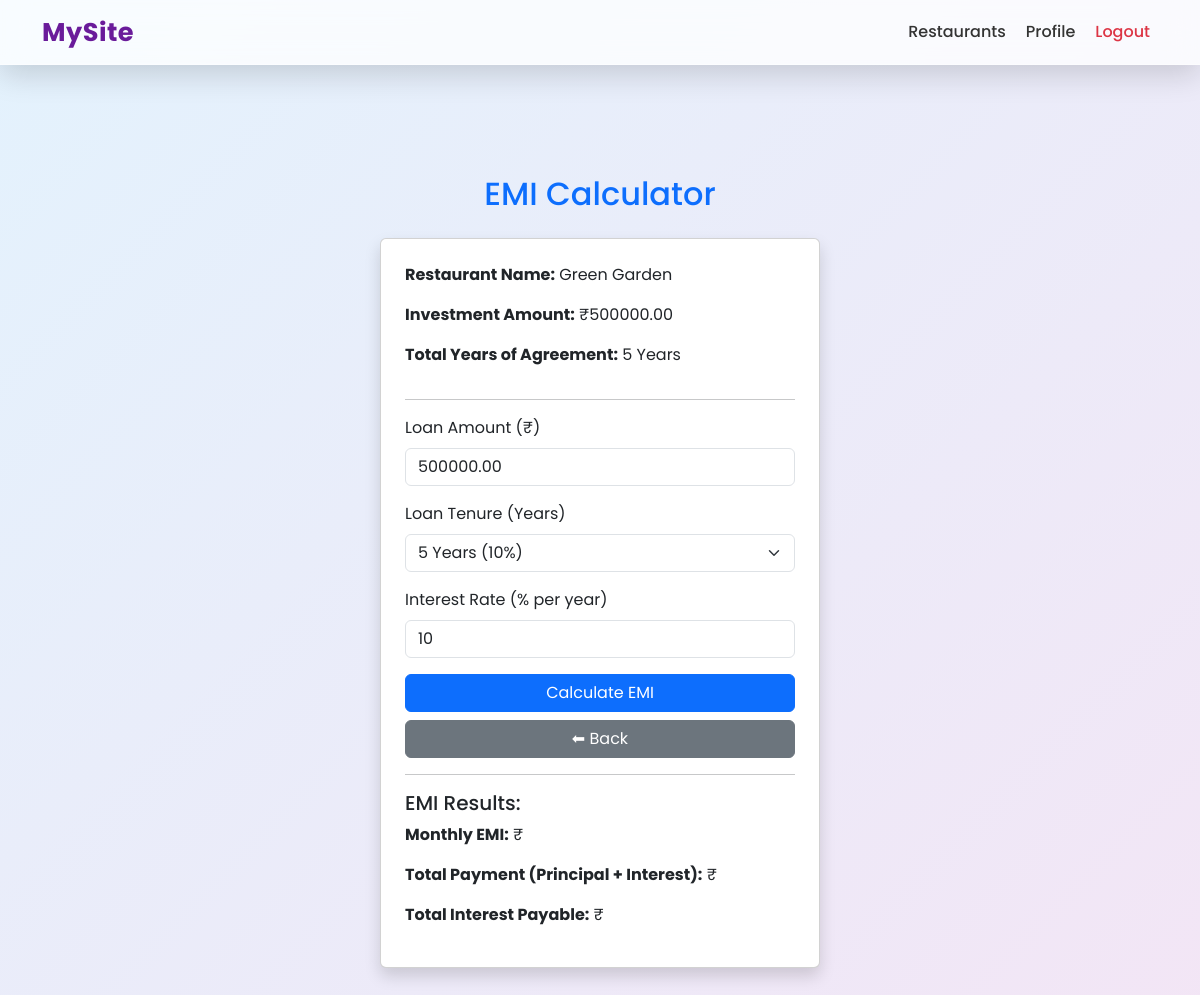
Page /emi/1/ (signed in) on the committed database.
### venderapp/models.py (models this page shows, shortened)
class Franchise(models.Model):
    vender = models.ForeignKey(
        Multivendors,
        on_delete=models.CASCADE,
        related_name='franchises'
    )
    total_investment = models.DecimalField(max_digits=10, decimal_places=2)
    total_year_of_agreement = models.IntegerField()
    profit_share = models.IntegerField()
    description = models.TextField(null=True, blank=True)

class Multivendors(models.Model):
    user = models.OneToOneField(User, on_delete=models.CASCADE)
    restaurant_name = models.CharField(max_length=20)
    address = models.TextField()
    city = models.CharField(max_length=50)
    state = models.CharField(max_length=50)
    zip_code = models.CharField(max_length=10)
    restaurant_lic = models.ImageField(upload_to="licence_pic/", blank=True, null=True)
    restaurant_img = models.ImageField(upload_to="restaurant_pic/", blank=True, null=True)
    user_type = models.CharField(max_length=100, default='vendor', editable=False)
    is_approved = models.BooleanField(default=False)
    franchise = models.BooleanField(default=False)

### venderapp/views.py (the view)
# urls.py: path('emi/<int:franchise_id>/', views.emi_cal, name='emi_cal'),  # Calculate EMI for a franchise
@login_required(login_url="login")
def emi_cal(request, franchise_id):
    franchise = get_object_or_404(Franchise, id=franchise_id)
    result = None
    error = None
    interest_rates = {1: 13, 2: 11, 5: 10, 7: 9, 10: 8}
    allowed_tenures = interest_rates.keys()
    if request.method == 'POST':
        try:
            loan_amount = float(request.POST.get('loan_amount', franchise.total_investment))
            loan_tenure = int(request.POST.get('loan_tenure', franchise.total_year_of_agreement))
            if loan_amount <= 0 or loan_amount > franchise.total_investment:
                error = f"Loan amount must be greater than 0 and less than or equal to ₹{franchise.total_investment}."
            elif loan_tenure not in allowed_tenures:
                error = f"Loan tenure must be one of the following: {', '.join(map(str, allowed_tenures))} years."
            else:
                interest_rate = interest_rates[loan_tenure]
                P = loan_amount
                annual_rate = interest_rate
                R = annual_rate / 12 / 100
                N = loan_tenure * 12
                if R == 0:
                    emi = P / N
                else:
                    numerator = P * R * (1 + R) ** N
                    denominator = (1 + R) ** N - 1
                    emi = numerator / denominator
                total_payment = emi * N
                total_interest = total_payment - P
                result = {
                    'emi': round(emi, 2),
                    'total_payment': round(total_payment, 2),
                    'total_interest': round(total_interest, 2),
                    'loan_amount': loan_amount,
                    'loan_tenure': loan_tenure,
                    'interest_rate': interest_rate,
                }
        except Exception:
            error = "Invalid input. Please enter valid numbers."
    else:
        default_tenure = franchise.total_year_of_agreement if franchise.total_year_of_agreement in allowed_tenures else 5
        default_rate = interest_rates.get(default_tenure, 10)
        result = {
            'loan_amount': franchise.total_investment,
            'loan_tenure': default_tenure,
            'interest_rate': default_rate,
        }
    context = {
        'franchise': franchise,
        'result': result,
        'error': error,
    }
    return render(request, 'vendors/emi_cal.html', context)

### venderapp/context_processors.py (called while the page is built)
def user_type_processor(request):
    user = request.user
    if user.is_authenticated:
        if hasattr(user, "multivendors"):
            user_type = 'vendor'
        elif hasattr(user, "registrationdetails"):
            user_type = 'customer'
        else:
            user_type = 'unknown'
    else:
        user_type = 'anonymous'
    return {'user_type': user_type}

### templates/vendors/emi_cal.html (shortened to what this page needs)
{% extends 'base.html' %}
{% load static %}
{% block content %}
<div class="container" style="padding:80px; max-width:600px;">
    <h2 class="text-center text-primary mb-4">EMI Calculator</h2>
    {% if franchise %}
        <div class="card shadow p-4">
            <p><strong>Restaurant Name:</strong> {{ franchise.vender.restaurant_name }}</p>
            <p><strong>Investment Amount:</strong> ₹{{ franchise.total_investment }}</p>
            <p><strong>Total Years of Agreement:</strong> {{ franchise.total_year_of_agreement }} Years</p>
            <hr>
            <form method="POST">
                <div class="mb-3">
                    <label for="loanAmount" class="form-label">Loan Amount (₹)</label>
                    <input type="number" class="form-control" id="loanAmount" name="loan_amount"
                           value="{{ result.loan_amount }}" min="0" step="1000" required>
                </div>
                <div class="mb-3">
                    <label for="loanTenure" class="form-label">Loan Tenure (Years)</label>
                    <select class="form-select" id="loanTenure" name="loan_tenure">
                        <option value="5" {% if result.loan_tenure == 5 %}selected{% endif %}>5 Years (10%)</option>
                    </select>
                </div>
                <div class="mb-3">
                    <label class="form-label">Interest Rate (% per year)</label>
                    <input type="number" class="form-control" value="{{ result.interest_rate }}" readonly>
                </div>
                <button type="submit" class="btn btn-primary w-100">Calculate EMI</button>
                <a href="javascript:history.back()" class="btn btn-secondary w-100 mt-2">⬅ Back</a>
            </form>
            {% if result and not error %}
                <hr>
                <h5>EMI Results:</h5>
                <p><strong>Monthly EMI:</strong> ₹{{ result.emi }}</p>
                <p><strong>Total Payment (Principal + Interest):</strong> ₹{{ result.total_payment }}</p>
                <p><strong>Total Interest Payable:</strong> ₹{{ result.total_interest }}</p>
            {% endif %}
        </div>
    {% else %}
        <p class="text-danger text-center">No franchise data available.</p>
    {% endif %}
</div>
{% endblock %}

### templates/base.html (style rules this page uses)
:root { --primary: #6a1b9a; --accent: #ff5252; --glass-bg: rgba(255, 255, 255, 0.75); --glass-border: rgba(255, 255, 255, 0.4); }
body { min-height: 100vh; font-family: 'Poppins', sans-serif; background: linear-gradient(135deg, #e3f2fd, #f3e5f5); overflow-x: hidden; }

### rows in the picture
Franchise: vender.restaurant_name "Green Garden", total_investment "500000.00", total_year_of_agreement "5", loan_amount "500000.00"
